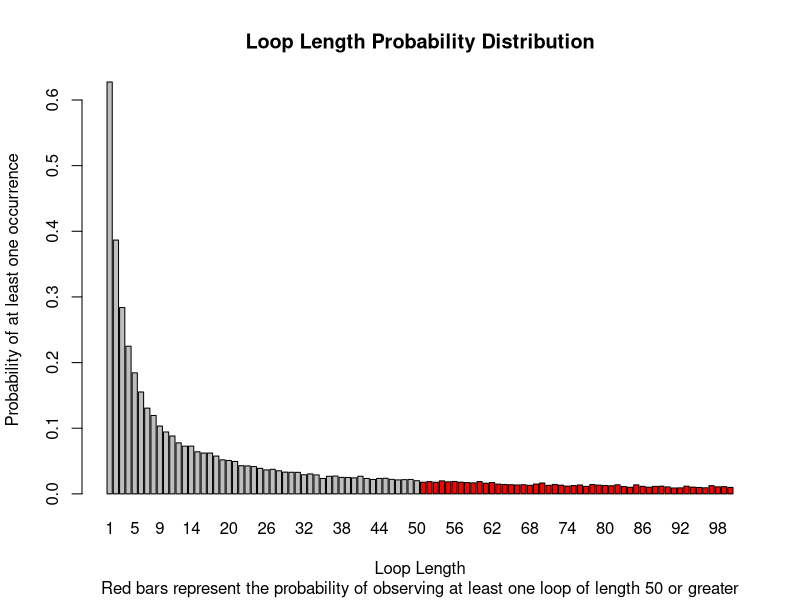

Write the R code that produced this figure.
## ---- chunk 1
knitr::opts_chunk$set(echo = TRUE)
## ---- chunk 2
Pone <- function(n, k, strategy, nreps = 10000){
  # n: max # boxes to be opened; k: some prisoner's number; strategy: 1, 2, 3; nreps: # simulations.
  successes <- 0
  static_choices <- sample(1 : (2 * n), n, replace = FALSE)
  for (j in 1 : nreps){
    i <- 1
    cards <- sample(1 : (2 * n), 2 * n, replace = FALSE)
    next_box <- switch(strategy, k, sample(1 : (2 * n), 1), static_choices[i])
    while (i <= n){
      card <- cards[next_box]
      if (card != k){
        i <- i + 1
        next_box <- switch(strategy, card, card, static_choices[i])
      } else {
        successes <- successes + 1
        i <- n + 1
      }
    }
  }
  return (successes / nreps)  
}
## ---- chunk 3
Pall <- function(n, strategy, nreps = 10000){
  trial_successes = 0
  for (i in  1 : nreps){
    static_choices <- matrix(0, 2 * n, n)
    for (k in 1 : (2 * n)){
      static_choices[k,] <- sample(1 : (2 * n), n, replace = FALSE)
    }
    prisoner_successes <- matrix(FALSE, n, 2* n)
    cards <- sample(1 : (2 * n), 2 * n, replace = FALSE)
    
    prisoner_current_card <- switch(strategy, cards, sample(1 : (2 * n), 2 * n, replace = FALSE), static_choices[,1])
    prisoner_successes[1,] <- prisoner_current_card == 1 : (2 * n)
    for (j in 2 : n){
      prisoner_current_card <- switch(strategy, cards[prisoner_current_card], cards[prisoner_current_card], static_choices[,j])
      prisoner_successes[j,] <- prisoner_current_card == 1 : (2 * n)
    }
    prisoner_results <- apply(prisoner_successes, 2, sum)
    if (!(0 %in% prisoner_results)){
      trial_successes <- trial_successes + 1
    } 
  }
  return(trial_successes / nreps)
}
## ---- chunk 4
for (i in c(5, 50)){
  for (j in 1 : 3){
    cat("When n = ", i, " and strategy = ", j, ", the estimated probability of an individual prisoner finding their number is ", round(Pone(n = i, k = 1, strategy = j), 2),"\n", sep = "")
  }
}

for (i in c(5, 50)){
  for (j in 1 : 3){
    cat("When n = ", i, " and strategy = ", j, ", the estimated probability of all prisoners finding their numbers is ", round(Pall(n = i, strategy = j), 4),"\n", sep = "")
  }
}
## ---- chunk 5
dloop <- function(n, nreps = 10000){
  # n: max # boxes to be opened; nreps: # simulations.
  freq <- matrix(0, nreps, 2 * n)
  for (i in 1 : nreps){
    u <- sample(1 : (2 * n), 2 * n, replace = FALSE)
    cards <- u
    u <- u[u]
    matched_numbers <- rep(0, (2 * n))
    for (len_loop in 1 : (2 * n)){
      if( sum(u == cards & !( u %in%  matched_numbers)) > 0) {
        freq[i, len_loop] <- 1
      }
      current_matched_numbers <- u[u == cards]
      matched_numbers[current_matched_numbers] <- current_matched_numbers
      u <- cards[u]
    }
  }
  freq_new <- apply(freq, 2, sum)
  prob <- freq_new / nreps
  return(prob)
}
## ---- chunk 6
loop_len_prob <- dloop(50)
cat("For n = 50, the probability that there is no loop longer than 50 in a random reshuffling of cards to boxes is", (1 - round(sum(loop_len_prob[51 : 100]), 2)))

barplot(loop_len_prob, xlab = "Loop Length", ylab = "Probability of at least one occurrence", main = "Loop Length Probability Distribution", names.arg = c(1 : 100), col = c(rep("grey", 50), rep("red", 50)), sub = "Red bars represent the probability of observing at least one loop of length 50 or greater")
